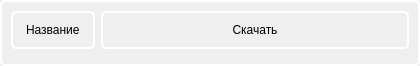
<?xml version="1.0" encoding="UTF-8"?>
<ui version="4.0">
 <class>attachments_comp</class>
 <widget class="QWidget" name="attachments_comp">
  <property name="geometry">
   <rect>
    <x>0</x>
    <y>0</y>
    <width>420</width>
    <height>66</height>
   </rect>
  </property>
  <property name="windowTitle">
   <string>Form</string>
  </property>
  <property name="styleSheet">
   <string notr="true">border: 2px solid #FFFFFF;
border-radius: 5px;
padding: 10px;
</string>
  </property>
  <layout class="QFormLayout" name="formLayout">
   <item row="0" column="0">
    <widget class="QLabel" name="labelName">
     <property name="text">
      <string>Название</string>
     </property>
    </widget>
   </item>
   <item row="0" column="1">
    <widget class="QPushButton" name="pushButton">
     <property name="text">
      <string>Скачать</string>
     </property>
    </widget>
   </item>
  </layout>
 </widget>
 <resources/>
 <connections/>
</ui>
